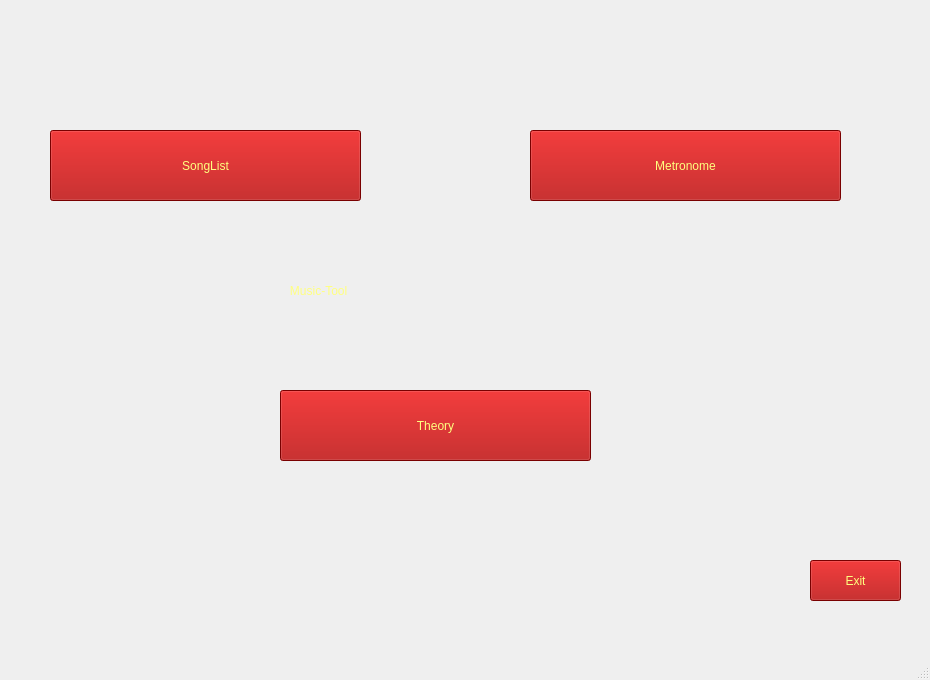
<?xml version="1.0" encoding="UTF-8"?>
<ui version="4.0">
 <class>MainWindow</class>
 <widget class="QMainWindow" name="MainWindow">
  <property name="geometry">
   <rect>
    <x>0</x>
    <y>0</y>
    <width>930</width>
    <height>680</height>
   </rect>
  </property>
  <property name="maximumSize">
   <size>
    <width>930</width>
    <height>680</height>
   </size>
  </property>
  <property name="windowTitle">
   <string>MainWindow</string>
  </property>
  <property name="windowIcon">
   <iconset>
    <normaloff>../../../../Desktop/รูปfrom internet/15e1448aff067989819887028ebbd2af.jpg</normaloff>../../../../Desktop/รูปfrom internet/15e1448aff067989819887028ebbd2af.jpg</iconset>
  </property>
  <widget class="QWidget" name="centralwidget">
   <widget class="QStackedWidget" name="stackedWidget">
    <property name="geometry">
     <rect>
      <x>0</x>
      <y>0</y>
      <width>931</width>
      <height>631</height>
     </rect>
    </property>
    <property name="font">
     <font>
      <pointsize>18</pointsize>
     </font>
    </property>
    <property name="styleSheet">
     <string notr="true">background:
url(:/newPrefix/รูปfrom internet/dark-blue-plain-wall-background_53876-92976.jpg)</string>
    </property>
    <property name="locale">
     <locale language="English" country="UnitedStates"/>
    </property>
    <property name="currentIndex">
     <number>3</number>
    </property>
    <widget class="QWidget" name="page">
     <widget class="QLineEdit" name="Inputsong_2">
      <property name="geometry">
       <rect>
        <x>141</x>
        <y>-39</y>
        <width>159</width>
        <height>37</height>
       </rect>
      </property>
      <property name="styleSheet">
       <string notr="true">color: rgb(255, 255, 255);
font: 16pt &quot;Rockwell Condensed&quot;;</string>
      </property>
      <property name="text">
       <string>fsdfasdffdsaf</string>
      </property>
     </widget>
     <widget class="QLabel" name="label_3">
      <property name="geometry">
       <rect>
        <x>1</x>
        <y>-39</y>
        <width>133</width>
        <height>37</height>
       </rect>
      </property>
      <property name="font">
       <font>
        <pointsize>16</pointsize>
       </font>
      </property>
      <property name="styleSheet">
       <string notr="true">color: rgb(255, 255, 255);
background-color: rgb(255, 255, 255);</string>
      </property>
      <property name="text">
       <string>Add Name:</string>
      </property>
     </widget>
     <widget class="QLineEdit" name="playlistshow">
      <property name="geometry">
       <rect>
        <x>150</x>
        <y>220</y>
        <width>191</width>
        <height>51</height>
       </rect>
      </property>
      <property name="styleSheet">
       <string notr="true">font: 16pt &quot;Rockwell&quot;;
color:rgb(255, 255, 255)</string>
      </property>
     </widget>
     <widget class="QPlainTextEdit" name="Enterlistsong">
      <property name="geometry">
       <rect>
        <x>480</x>
        <y>90</y>
        <width>421</width>
        <height>161</height>
       </rect>
      </property>
      <property name="styleSheet">
       <string notr="true">color: rgb(255, 255, 255);
font: 14pt &quot;Rockwell&quot;;</string>
      </property>
     </widget>
     <widget class="QLabel" name="label_25">
      <property name="geometry">
       <rect>
        <x>50</x>
        <y>210</y>
        <width>91</width>
        <height>78</height>
       </rect>
      </property>
      <property name="toolTip">
       <string>&lt;html&gt;&lt;head/&gt;&lt;body&gt;&lt;p&gt;&lt;span style=&quot; font-size:14pt; color:#000000;&quot;&gt;Enter the playlist name that you want to see.&lt;/span&gt;&lt;/p&gt;&lt;/body&gt;&lt;/html&gt;</string>
      </property>
      <property name="styleSheet">
       <string notr="true">color: rgb(255, 255, 127);
font: 20pt &quot;Poor Richard&quot;;</string>
      </property>
      <property name="text">
       <string>Name :</string>
      </property>
     </widget>
     <widget class="QLabel" name="label_26">
      <property name="geometry">
       <rect>
        <x>680</x>
        <y>0</y>
        <width>211</width>
        <height>81</height>
       </rect>
      </property>
      <property name="styleSheet">
       <string notr="true">color: rgb(255, 255, 127);
font: 36pt &quot;Poor Richard&quot;;</string>
      </property>
      <property name="text">
       <string>  Playlist</string>
      </property>
     </widget>
     <widget class="QPushButton" name="Back_6">
      <property name="geometry">
       <rect>
        <x>770</x>
        <y>570</y>
        <width>141</width>
        <height>41</height>
       </rect>
      </property>
      <property name="whatsThis">
       <string>&lt;html&gt;&lt;head/&gt;&lt;body&gt;&lt;p&gt;&lt;a href=&quot;https://marketplace.visualstudio.com/items?itemName=dracula-theme.theme-dracula&quot;&gt;&lt;span style=&quot; text-decoration: underline; color:#0000ff;&quot;&gt;sda&lt;/span&gt;&lt;/a&gt;&lt;/p&gt;&lt;/body&gt;&lt;/html&gt;</string>
      </property>
      <property name="styleSheet">
       <string notr="true">background-color: rgb(170, 0, 0);
color: rgb(255, 255, 127);
font: 16pt &quot;Rockwell&quot;;</string>
      </property>
      <property name="text">
       <string>Clear</string>
      </property>
     </widget>
     <widget class="QPushButton" name="Clear">
      <property name="geometry">
       <rect>
        <x>480</x>
        <y>260</y>
        <width>111</width>
        <height>41</height>
       </rect>
      </property>
      <property name="styleSheet">
       <string notr="true">background-color: rgb(170, 0, 0);
color: rgb(255, 255, 127);
font: 16pt &quot;Rockwell&quot;;</string>
      </property>
      <property name="text">
       <string>Clear</string>
      </property>
     </widget>
     <widget class="QLabel" name="Show">
      <property name="geometry">
       <rect>
        <x>50</x>
        <y>120</y>
        <width>419</width>
        <height>36</height>
       </rect>
      </property>
      <property name="styleSheet">
       <string notr="true">color: rgb(255, 255, 255);
font: 10pt &quot;Rockwell&quot;;</string>
      </property>
      <property name="text">
       <string/>
      </property>
     </widget>
     <widget class="QPushButton" name="Delete">
      <property name="geometry">
       <rect>
        <x>350</x>
        <y>250</y>
        <width>93</width>
        <height>29</height>
       </rect>
      </property>
      <property name="styleSheet">
       <string notr="true">background-color: rgb(170, 0, 0);
color: rgb(255, 255, 127);
font: 10pt &quot;Rockwell&quot;;</string>
      </property>
      <property name="text">
       <string>Delete</string>
      </property>
     </widget>
     <widget class="QLabel" name="label_2">
      <property name="geometry">
       <rect>
        <x>50</x>
        <y>310</y>
        <width>851</width>
        <height>251</height>
       </rect>
      </property>
      <property name="styleSheet">
       <string notr="true">color: rgb(255, 255, 255);
font: 14pt &quot;Rockwell&quot;;</string>
      </property>
      <property name="text">
       <string/>
      </property>
     </widget>
     <widget class="QSpinBox" name="Number">
      <property name="geometry">
       <rect>
        <x>50</x>
        <y>170</y>
        <width>206</width>
        <height>35</height>
       </rect>
      </property>
      <property name="styleSheet">
       <string notr="true">background-color: rgb(170, 0, 0);
color: rgb(255, 255, 127);
font: 16pt &quot;Rockwell&quot;;
background-image: url(:/image/รูปfrom internet/dark-blue-plain-wall-background_53876-92976.jpg);
background-color: rgb(0, 0, 127);
background-color: rgb(0, 0, 0);</string>
      </property>
      <property name="locale">
       <locale language="English" country="UnitedStates"/>
      </property>
     </widget>
     <widget class="QLineEdit" name="Addcreate">
      <property name="geometry">
       <rect>
        <x>240</x>
        <y>50</y>
        <width>108</width>
        <height>37</height>
       </rect>
      </property>
      <property name="styleSheet">
       <string notr="true">font: 16pt &quot;Rockwell&quot;;
color:rgb(255, 255, 255)</string>
      </property>
      <property name="text">
       <string/>
      </property>
     </widget>
     <widget class="QPushButton" name="pushButton">
      <property name="geometry">
       <rect>
        <x>260</x>
        <y>170</y>
        <width>206</width>
        <height>29</height>
       </rect>
      </property>
      <property name="styleSheet">
       <string notr="true">background-color: rgb(170, 0, 0);
color: rgb(255, 255, 127);
font: 10pt &quot;Rockwell&quot;;</string>
      </property>
      <property name="text">
       <string>Enter</string>
      </property>
     </widget>
     <widget class="QPushButton" name="Back">
      <property name="geometry">
       <rect>
        <x>40</x>
        <y>570</y>
        <width>141</width>
        <height>41</height>
       </rect>
      </property>
      <property name="whatsThis">
       <string>&lt;html&gt;&lt;head/&gt;&lt;body&gt;&lt;p&gt;&lt;a href=&quot;https://marketplace.visualstudio.com/items?itemName=dracula-theme.theme-dracula&quot;&gt;&lt;span style=&quot; text-decoration: underline; color:#0000ff;&quot;&gt;sda&lt;/span&gt;&lt;/a&gt;&lt;/p&gt;&lt;/body&gt;&lt;/html&gt;</string>
      </property>
      <property name="styleSheet">
       <string notr="true">background-color: rgb(170, 0, 0);
color: rgb(255, 255, 127);
font: 16pt &quot;Rockwell&quot;;</string>
      </property>
      <property name="text">
       <string>Back</string>
      </property>
     </widget>
     <widget class="QLabel" name="label_27">
      <property name="geometry">
       <rect>
        <x>60</x>
        <y>40</y>
        <width>165</width>
        <height>68</height>
       </rect>
      </property>
      <property name="toolTip">
       <string>&lt;html&gt;&lt;head/&gt;&lt;body&gt;&lt;p&gt;&lt;span style=&quot; font-size:14pt; color:#000000;&quot;&gt;Enter the playlist name to add or create.&lt;/span&gt;&lt;/p&gt;&lt;/body&gt;&lt;/html&gt;</string>
      </property>
      <property name="styleSheet">
       <string notr="true">color: rgb(255, 255, 127);
font: 20pt &quot;Poor Richard&quot;;</string>
      </property>
      <property name="text">
       <string>Add/Create:</string>
      </property>
     </widget>
     <widget class="QPushButton" name="Enter1">
      <property name="geometry">
       <rect>
        <x>360</x>
        <y>50</y>
        <width>91</width>
        <height>31</height>
       </rect>
      </property>
      <property name="styleSheet">
       <string notr="true">background-color: rgb(170, 0, 0);
color: rgb(255, 255, 127);
font: 10pt &quot;Rockwell&quot;;</string>
      </property>
      <property name="text">
       <string>Enter</string>
      </property>
     </widget>
     <widget class="QPushButton" name="Clear_5">
      <property name="geometry">
       <rect>
        <x>790</x>
        <y>260</y>
        <width>111</width>
        <height>41</height>
       </rect>
      </property>
      <property name="styleSheet">
       <string notr="true">background-color: rgb(170, 0, 0);
color: rgb(255, 255, 127);
font: 16pt &quot;Rockwell&quot;;</string>
      </property>
      <property name="text">
       <string>Enter</string>
      </property>
     </widget>
     <widget class="QPushButton" name="Enter2">
      <property name="geometry">
       <rect>
        <x>350</x>
        <y>220</y>
        <width>93</width>
        <height>29</height>
       </rect>
      </property>
      <property name="styleSheet">
       <string notr="true">background-color: rgb(170, 0, 0);
color: rgb(255, 255, 127);
font: 10pt &quot;Rockwell&quot;;</string>
      </property>
      <property name="text">
       <string>Enter</string>
      </property>
     </widget>
    </widget>
    <widget class="QWidget" name="page_3">
     <widget class="QPushButton" name="Clear_2">
      <property name="geometry">
       <rect>
        <x>750</x>
        <y>550</y>
        <width>141</width>
        <height>41</height>
       </rect>
      </property>
      <property name="styleSheet">
       <string notr="true">background-color: rgb(170, 0, 0);
color: rgb(255, 255, 127);
font: 16pt &quot;Rockwell&quot;;</string>
      </property>
      <property name="text">
       <string>Clear</string>
      </property>
     </widget>
     <widget class="QLabel" name="label_4">
      <property name="geometry">
       <rect>
        <x>50</x>
        <y>90</y>
        <width>411</width>
        <height>311</height>
       </rect>
      </property>
      <property name="styleSheet">
       <string notr="true">color: rgb(255, 255, 127);
font: 36pt &quot;Poor Richard&quot;;</string>
      </property>
      <property name="text">
       <string>        Metronome</string>
      </property>
     </widget>
     <widget class="QPushButton" name="CountBotton">
      <property name="geometry">
       <rect>
        <x>270</x>
        <y>440</y>
        <width>391</width>
        <height>81</height>
       </rect>
      </property>
      <property name="toolTip">
       <string>&lt;html&gt;&lt;head/&gt;&lt;body&gt;&lt;p&gt;Click to calculate the tempo.&lt;/p&gt;&lt;/body&gt;&lt;/html&gt;</string>
      </property>
      <property name="styleSheet">
       <string notr="true">background-color: rgb(255, 255, 255);
color: rgb(199, 0, 0);
font: 75 16pt &quot;Rockwell&quot;;
background-image: url(:/newPrefix/รูปfrom internet/3025528.jpg);</string>
      </property>
      <property name="text">
       <string>Click To Count !</string>
      </property>
     </widget>
     <widget class="QLabel" name="Nome">
      <property name="geometry">
       <rect>
        <x>470</x>
        <y>90</y>
        <width>401</width>
        <height>311</height>
       </rect>
      </property>
      <property name="whatsThis">
       <string>&lt;html&gt;&lt;head/&gt;&lt;body&gt;&lt;p align=&quot;center&quot;&gt;&lt;br/&gt;&lt;/p&gt;&lt;/body&gt;&lt;/html&gt;</string>
      </property>
      <property name="styleSheet">
       <string notr="true">color: rgb(255, 255, 127);
border-color: rgb(200, 14, 42);
border-color: rgb(212, 0, 0);
gridline-color: rgb(255, 0, 0);
font: 72pt &quot;Poor Richard&quot;;</string>
      </property>
      <property name="text">
       <string>      </string>
      </property>
     </widget>
     <widget class="QPushButton" name="Back_2">
      <property name="geometry">
       <rect>
        <x>50</x>
        <y>550</y>
        <width>151</width>
        <height>41</height>
       </rect>
      </property>
      <property name="styleSheet">
       <string notr="true">background-color: rgb(170, 0, 0);
color: rgb(255, 255, 127);
font: 16pt &quot;Rockwell&quot;;</string>
      </property>
      <property name="text">
       <string>Back</string>
      </property>
     </widget>
     <widget class="QLabel" name="label_6">
      <property name="geometry">
       <rect>
        <x>40</x>
        <y>80</y>
        <width>841</width>
        <height>331</height>
       </rect>
      </property>
      <property name="styleSheet">
       <string notr="true">background-image: url(:/newPrefix/รูปfrom internet/3025528.jpg);</string>
      </property>
      <property name="text">
       <string/>
      </property>
     </widget>
     <widget class="QRadioButton" name="radioButton">
      <property name="geometry">
       <rect>
        <x>460</x>
        <y>540</y>
        <width>20</width>
        <height>21</height>
       </rect>
      </property>
      <property name="text">
       <string>RadioButton</string>
      </property>
     </widget>
     <zorder>label_6</zorder>
     <zorder>Clear_2</zorder>
     <zorder>label_4</zorder>
     <zorder>CountBotton</zorder>
     <zorder>Nome</zorder>
     <zorder>Back_2</zorder>
     <zorder>radioButton</zorder>
    </widget>
    <widget class="QWidget" name="page_4">
     <widget class="QWidget" name="verticalLayoutWidget">
      <property name="geometry">
       <rect>
        <x>80</x>
        <y>70</y>
        <width>263</width>
        <height>177</height>
       </rect>
      </property>
      <layout class="QVBoxLayout" name="verticalLayout_4">
       <item>
        <widget class="QLabel" name="label_7">
         <property name="whatsThis">
          <string>&lt;html&gt;&lt;head/&gt;&lt;body&gt;&lt;p align=&quot;center&quot;&gt;Theory&lt;/p&gt;&lt;/body&gt;&lt;/html&gt;</string>
         </property>
         <property name="styleSheet">
          <string notr="true">background-color: rgb(170, 0, 0);
color: rgb(255, 255, 127);
font: 16pt &quot;Rockwell&quot;;</string>
         </property>
         <property name="text">
          <string>           Theory</string>
         </property>
        </widget>
       </item>
       <item>
        <widget class="QRadioButton" name="Subdivision">
         <property name="styleSheet">
          <string notr="true">background-color: rgb(255, 255, 255);
font: 12pt &quot;Poor Richard&quot;;
color: rgb(255, 255, 127);</string>
         </property>
         <property name="text">
          <string>Sub Division</string>
         </property>
        </widget>
       </item>
       <item>
        <widget class="QRadioButton" name="Timesignature">
         <property name="styleSheet">
          <string notr="true">background-color: rgb(255, 255, 255);
font: 12pt &quot;Poor Richard&quot;;
color: rgb(255, 255, 127);</string>
         </property>
         <property name="text">
          <string>Time-Signature</string>
         </property>
        </widget>
       </item>
       <item>
        <widget class="QRadioButton" name="Tempo">
         <property name="styleSheet">
          <string notr="true">background-color: rgb(255, 255, 255);
font: 12pt &quot;Poor Richard&quot;;
color: rgb(255, 255, 127);</string>
         </property>
         <property name="text">
          <string>Tempo</string>
         </property>
        </widget>
       </item>
       <item>
        <widget class="QRadioButton" name="Chord">
         <property name="styleSheet">
          <string notr="true">background-color: rgb(255, 255, 255);
font: 12pt &quot;Poor Richard&quot;;
color: rgb(255, 255, 127);</string>
         </property>
         <property name="text">
          <string>Chord progression</string>
         </property>
        </widget>
       </item>
      </layout>
     </widget>
     <widget class="QPushButton" name="Back_5">
      <property name="geometry">
       <rect>
        <x>100</x>
        <y>520</y>
        <width>201</width>
        <height>71</height>
       </rect>
      </property>
      <property name="styleSheet">
       <string notr="true">background-color: rgb(255, 255, 255);
font: 12pt &quot;Poor Richard&quot;;
color: rgb(255, 255, 127);</string>
      </property>
      <property name="text">
       <string>Back</string>
      </property>
     </widget>
     <widget class="QWidget" name="horizontalLayoutWidget">
      <property name="geometry">
       <rect>
        <x>410</x>
        <y>30</y>
        <width>471</width>
        <height>541</height>
       </rect>
      </property>
      <layout class="QHBoxLayout" name="horizontalLayout_3">
       <item>
        <widget class="QLabel" name="label_8">
         <property name="styleSheet">
          <string notr="true">background-image: url(:/Help/รูปfrom internet/Chord.jpg);
background-image: url(:/Help/รูปfrom internet/divisions and subdivisions.jpg);</string>
         </property>
         <property name="text">
          <string/>
         </property>
        </widget>
       </item>
       <item>
        <widget class="QLabel" name="label_9">
         <property name="styleSheet">
          <string notr="true">background-image: url(:/Help/รูปfrom internet/Major-Key-Chord-Progressions.png);</string>
         </property>
         <property name="text">
          <string/>
         </property>
        </widget>
       </item>
       <item>
        <widget class="QLabel" name="label_11">
         <property name="styleSheet">
          <string notr="true">background:
url(:/Help/รูปfrom internet/Tempo-Markings-BPM-Summary-Chart.jpg)</string>
         </property>
         <property name="text">
          <string/>
         </property>
        </widget>
       </item>
       <item>
        <widget class="QLabel" name="label_13">
         <property name="styleSheet">
          <string notr="true">background-image: url(:/Help/รูปfrom internet/TimeSig.jpg);</string>
         </property>
         <property name="text">
          <string/>
         </property>
        </widget>
       </item>
      </layout>
     </widget>
     <widget class="QPlainTextEdit" name="plainTextEdit">
      <property name="geometry">
       <rect>
        <x>40</x>
        <y>280</y>
        <width>321</width>
        <height>231</height>
       </rect>
      </property>
     </widget>
    </widget>
    <widget class="QWidget" name="page_2">
     <widget class="QLabel" name="label">
      <property name="geometry">
       <rect>
        <x>0</x>
        <y>-20</y>
        <width>921</width>
        <height>601</height>
       </rect>
      </property>
      <property name="maximumSize">
       <size>
        <width>1011</width>
        <height>16777215</height>
       </size>
      </property>
      <property name="styleSheet">
       <string notr="true"/>
      </property>
      <property name="text">
       <string/>
      </property>
      <property name="pixmap">
       <pixmap>../../../../Desktop/รูปfrom internet/Template Metronome.jpg</pixmap>
      </property>
     </widget>
     <widget class="QPushButton" name="SongList">
      <property name="geometry">
       <rect>
        <x>50</x>
        <y>130</y>
        <width>311</width>
        <height>71</height>
       </rect>
      </property>
      <property name="styleSheet">
       <string notr="true">background-color: rgb(170, 0, 0);
color: rgb(255, 255, 127);
font: 16pt &quot;Rockwell&quot;;
background-image: url(:/newPrefix/รูปfrom internet/dark-blue-plain-wall-background_53876-92976.jpg);</string>
      </property>
      <property name="text">
       <string>SongList</string>
      </property>
     </widget>
     <widget class="QPushButton" name="Metronome">
      <property name="geometry">
       <rect>
        <x>530</x>
        <y>130</y>
        <width>311</width>
        <height>71</height>
       </rect>
      </property>
      <property name="styleSheet">
       <string notr="true">background-color: rgb(170, 0, 0);
color: rgb(255, 255, 127);
font: 16pt &quot;Rockwell&quot;;
background-image: url(:/newPrefix/รูปfrom internet/dark-blue-plain-wall-background_53876-92976.jpg);</string>
      </property>
      <property name="text">
       <string>Metronome</string>
      </property>
     </widget>
     <widget class="QLabel" name="MusicTool">
      <property name="geometry">
       <rect>
        <x>280</x>
        <y>260</y>
        <width>311</width>
        <height>61</height>
       </rect>
      </property>
      <property name="whatsThis">
       <string>&lt;html&gt;&lt;head/&gt;&lt;body&gt;&lt;p align=&quot;center&quot;&gt;Music-Tool&lt;/p&gt;&lt;/body&gt;&lt;/html&gt;</string>
      </property>
      <property name="styleSheet">
       <string notr="true">color: rgb(255, 255, 127);
font: 36pt &quot;Poor Richard&quot;;</string>
      </property>
      <property name="text">
       <string>   Music-Tool</string>
      </property>
     </widget>
     <widget class="QPushButton" name="Theory">
      <property name="geometry">
       <rect>
        <x>280</x>
        <y>390</y>
        <width>311</width>
        <height>71</height>
       </rect>
      </property>
      <property name="styleSheet">
       <string notr="true">background-color: rgb(170, 0, 0);
color: rgb(255, 255, 127);
font: 16pt &quot;Rockwell&quot;;
background-image: url(:/newPrefix/รูปfrom internet/dark-blue-plain-wall-background_53876-92976.jpg);</string>
      </property>
      <property name="text">
       <string>Theory</string>
      </property>
     </widget>
     <widget class="QPushButton" name="Exit">
      <property name="geometry">
       <rect>
        <x>810</x>
        <y>560</y>
        <width>91</width>
        <height>41</height>
       </rect>
      </property>
      <property name="styleSheet">
       <string notr="true">background-color: rgb(170, 0, 0);
color: rgb(255, 255, 127);
font: 16pt &quot;Rockwell&quot;;
background-image: url(:/newPrefix/รูปfrom internet/dark-blue-plain-wall-background_53876-92976.jpg);</string>
      </property>
      <property name="text">
       <string>Exit</string>
      </property>
     </widget>
     <widget class="QLabel" name="label_5">
      <property name="geometry">
       <rect>
        <x>80</x>
        <y>80</y>
        <width>751</width>
        <height>471</height>
       </rect>
      </property>
      <property name="styleSheet">
       <string notr="true">background-image: url(:/newPrefix/รูปfrom internet/Retrospect.png);</string>
      </property>
      <property name="text">
       <string/>
      </property>
     </widget>
     <zorder>label</zorder>
     <zorder>label_5</zorder>
     <zorder>SongList</zorder>
     <zorder>Metronome</zorder>
     <zorder>MusicTool</zorder>
     <zorder>Theory</zorder>
     <zorder>Exit</zorder>
    </widget>
   </widget>
  </widget>
  <widget class="QMenuBar" name="menubar">
   <property name="geometry">
    <rect>
     <x>0</x>
     <y>0</y>
     <width>930</width>
     <height>26</height>
    </rect>
   </property>
  </widget>
  <widget class="QStatusBar" name="statusbar"/>
 </widget>
 <resources>
  <include location="Myimage_project.qrc"/>
 </resources>
 <connections>
  <connection>
   <sender>Exit</sender>
   <signal>clicked()</signal>
   <receiver>MainWindow</receiver>
   <slot>close()</slot>
   <hints>
    <hint type="sourcelabel">
     <x>866</x>
     <y>615</y>
    </hint>
    <hint type="destinationlabel">
     <x>876</x>
     <y>597</y>
    </hint>
   </hints>
  </connection>
  <connection>
   <sender>Subdivision</sender>
   <signal>clicked()</signal>
   <receiver>label_8</receiver>
   <slot>show()</slot>
   <hints>
    <hint type="sourcelabel">
     <x>288</x>
     <y>165</y>
    </hint>
    <hint type="destinationlabel">
     <x>461</x>
     <y>163</y>
    </hint>
   </hints>
  </connection>
  <connection>
   <sender>Timesignature</sender>
   <signal>clicked()</signal>
   <receiver>label_13</receiver>
   <slot>show()</slot>
   <hints>
    <hint type="sourcelabel">
     <x>276</x>
     <y>198</y>
    </hint>
    <hint type="destinationlabel">
     <x>790</x>
     <y>493</y>
    </hint>
   </hints>
  </connection>
  <connection>
   <sender>Tempo</sender>
   <signal>clicked()</signal>
   <receiver>label_11</receiver>
   <slot>show()</slot>
   <hints>
    <hint type="sourcelabel">
     <x>218</x>
     <y>236</y>
    </hint>
    <hint type="destinationlabel">
     <x>679</x>
     <y>417</y>
    </hint>
   </hints>
  </connection>
  <connection>
   <sender>Chord</sender>
   <signal>clicked()</signal>
   <receiver>label_9</receiver>
   <slot>show()</slot>
   <hints>
    <hint type="sourcelabel">
     <x>157</x>
     <y>268</y>
    </hint>
    <hint type="destinationlabel">
     <x>580</x>
     <y>549</y>
    </hint>
   </hints>
  </connection>
  <connection>
   <sender>Subdivision</sender>
   <signal>clicked()</signal>
   <receiver>label_9</receiver>
   <slot>hide()</slot>
   <hints>
    <hint type="sourcelabel">
     <x>255</x>
     <y>164</y>
    </hint>
    <hint type="destinationlabel">
     <x>532</x>
     <y>85</y>
    </hint>
   </hints>
  </connection>
  <connection>
   <sender>Subdivision</sender>
   <signal>clicked()</signal>
   <receiver>label_11</receiver>
   <slot>hide()</slot>
   <hints>
    <hint type="sourcelabel">
     <x>237</x>
     <y>159</y>
    </hint>
    <hint type="destinationlabel">
     <x>658</x>
     <y>118</y>
    </hint>
   </hints>
  </connection>
  <connection>
   <sender>Subdivision</sender>
   <signal>clicked()</signal>
   <receiver>label_13</receiver>
   <slot>hide()</slot>
   <hints>
    <hint type="sourcelabel">
     <x>185</x>
     <y>163</y>
    </hint>
    <hint type="destinationlabel">
     <x>791</x>
     <y>101</y>
    </hint>
   </hints>
  </connection>
  <connection>
   <sender>Timesignature</sender>
   <signal>clicked()</signal>
   <receiver>label_8</receiver>
   <slot>hide()</slot>
   <hints>
    <hint type="sourcelabel">
     <x>337</x>
     <y>194</y>
    </hint>
    <hint type="destinationlabel">
     <x>439</x>
     <y>201</y>
    </hint>
   </hints>
  </connection>
  <connection>
   <sender>Timesignature</sender>
   <signal>clicked()</signal>
   <receiver>label_9</receiver>
   <slot>hide()</slot>
   <hints>
    <hint type="sourcelabel">
     <x>336</x>
     <y>203</y>
    </hint>
    <hint type="destinationlabel">
     <x>555</x>
     <y>210</y>
    </hint>
   </hints>
  </connection>
  <connection>
   <sender>Timesignature</sender>
   <signal>clicked()</signal>
   <receiver>label_11</receiver>
   <slot>hide()</slot>
   <hints>
    <hint type="sourcelabel">
     <x>275</x>
     <y>201</y>
    </hint>
    <hint type="destinationlabel">
     <x>675</x>
     <y>189</y>
    </hint>
   </hints>
  </connection>
  <connection>
   <sender>Tempo</sender>
   <signal>clicked()</signal>
   <receiver>label_8</receiver>
   <slot>hide()</slot>
   <hints>
    <hint type="sourcelabel">
     <x>328</x>
     <y>228</y>
    </hint>
    <hint type="destinationlabel">
     <x>423</x>
     <y>262</y>
    </hint>
   </hints>
  </connection>
  <connection>
   <sender>Tempo</sender>
   <signal>clicked()</signal>
   <receiver>label_9</receiver>
   <slot>hide()</slot>
   <hints>
    <hint type="sourcelabel">
     <x>301</x>
     <y>231</y>
    </hint>
    <hint type="destinationlabel">
     <x>569</x>
     <y>341</y>
    </hint>
   </hints>
  </connection>
  <connection>
   <sender>Tempo</sender>
   <signal>clicked()</signal>
   <receiver>label_13</receiver>
   <slot>hide()</slot>
   <hints>
    <hint type="sourcelabel">
     <x>241</x>
     <y>231</y>
    </hint>
    <hint type="destinationlabel">
     <x>797</x>
     <y>367</y>
    </hint>
   </hints>
  </connection>
  <connection>
   <sender>Chord</sender>
   <signal>clicked()</signal>
   <receiver>label_8</receiver>
   <slot>hide()</slot>
   <hints>
    <hint type="sourcelabel">
     <x>242</x>
     <y>263</y>
    </hint>
    <hint type="destinationlabel">
     <x>433</x>
     <y>536</y>
    </hint>
   </hints>
  </connection>
  <connection>
   <sender>Chord</sender>
   <signal>clicked()</signal>
   <receiver>label_11</receiver>
   <slot>hide()</slot>
   <hints>
    <hint type="sourcelabel">
     <x>186</x>
     <y>271</y>
    </hint>
    <hint type="destinationlabel">
     <x>677</x>
     <y>581</y>
    </hint>
   </hints>
  </connection>
  <connection>
   <sender>Chord</sender>
   <signal>clicked()</signal>
   <receiver>label_13</receiver>
   <slot>hide()</slot>
   <hints>
    <hint type="sourcelabel">
     <x>106</x>
     <y>270</y>
    </hint>
    <hint type="destinationlabel">
     <x>835</x>
     <y>530</y>
    </hint>
   </hints>
  </connection>
 </connections>
</ui>
